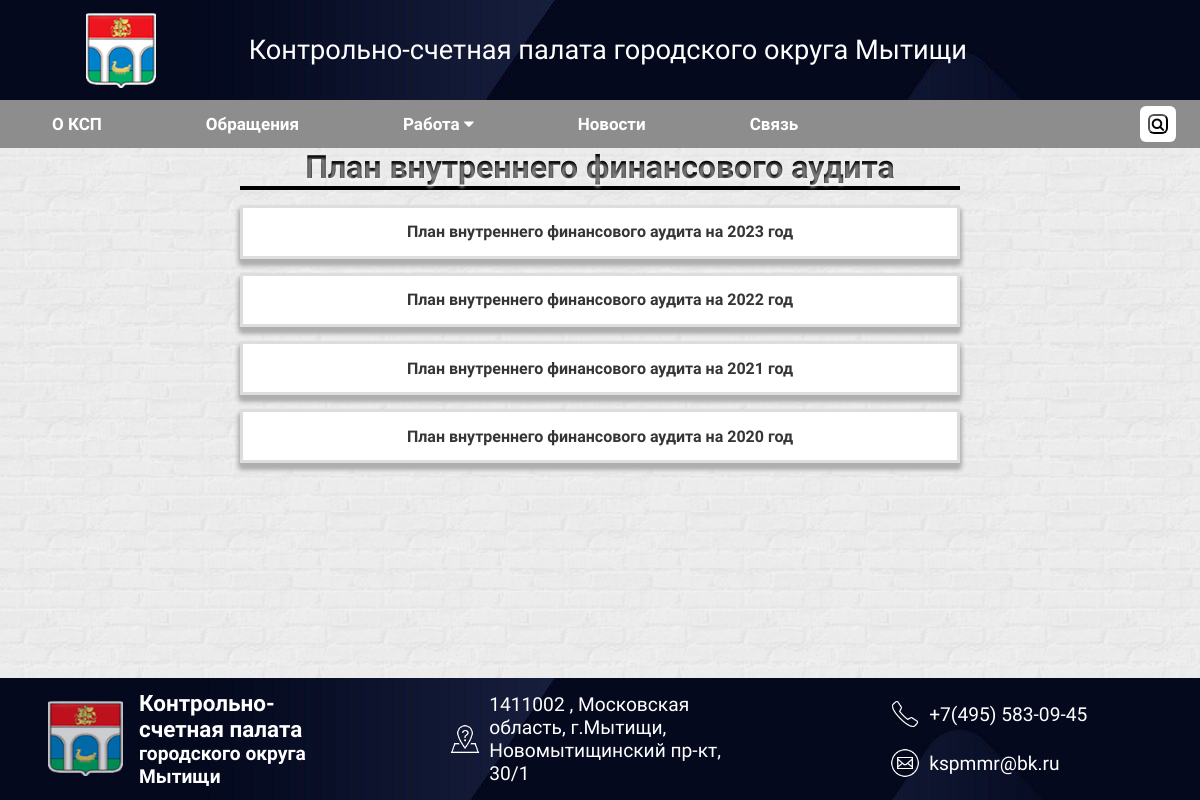
The app's page /activities/plan-of-audits/ with its own data.
### news/models.py (models this page shows, shortened)
class Activities(models.Model):
    title = models.CharField(max_length=500, unique=True, verbose_name='Название')
    document = models.FileField(upload_to='activities/', validators=[FileExtensionValidator(allowed_extensions=['doc', 'docx', 'pdf'])], verbose_name='Документ', blank=True, null=True, max_length=255)
    created_at = models.DateTimeField(null=True, blank=True, verbose_name='Дата')
    status = models.IntegerField(choices=TYPE_2, default=0, verbose_name='Тип документа')
    class Meta:
        verbose_name = 'Деятельность'
        verbose_name_plural = 'Деятельность'
        ordering = ['-created_at']

### news/views.py (the view)
# urls.py: path('activities/plan-of-audits/', views.activities_audit_main_list, name='audit'),
def activities_audit_main_list(request):
    audit_activities = Activities.objects.filter(status=10).order_by('-created_at')
    context = {
        'documents' : audit_activities
    }
    return render(request, 'audit.html', context)

### templates/audit.html (shortened to what this page needs)
{% extends 'base.html' %}
{% block content %}
<div class="regular-documents-container">
    <div class="reg-docs-cont">
        <div class="obr"><h1>План внутреннего финансового аудита</h1></div>
        {% for document in documents %}
            <div class="reg-docs-one-cont">
                <a class="reg-docs-link" href="{% url 'activities-view' activities_id=document.id %}">{{ document.title }}</a>
            </div>
        {% endfor %}
    </div>
</div>
{% endblock content %}

### static/styles/feedback.css (style rules this page uses)
.obr { display: flex; border-bottom: 4px solid black; justify-content: center; background-color: #000000; -webkit-background-clip: text; -moz-background-clip: text; background-clip: text; color: transparent; text-shadow: rgba(255,255,255,0.5) 0px 3px 3px; }

### static/styles/main.css (style rules this page uses)
* { margin: 0%; padding: 0%; font-family: 'Arsenal', sans-serif; }
html { height: 100%; }
body { background: url(/static/img/white-brick.png); background-color: rgb(201, 201, 201); background-size: 15%; background-position: center; background-repeat: repeat; display: flex; flex-direction: column; min-height: 100vh; }

### static/styles/search_result_list.css (style rules this page uses)
a { text-decoration: none; }

### static/styles/documents.css (style rules this page uses)
.regular-documents-container { width: 100%; display:flex; justify-content: center; align-items: center; text-align: center; overflow: auto; }
.reg-docs-cont { width: 60%; }
.reg-docs-link { text-decoration: none; color:rgb(53, 53, 53); font-weight: bold; }
.reg-docs-one-cont { margin-top: 2%; margin-bottom: 2%; border-style: solid; border-color: rgb(221, 221, 224); background-color: white; padding: 2% 4% 2% 4%; box-shadow: 0 5px 5px #afafaf, 0 5px 5px #afafaf, 0 5px 5px #afafaf; }

### records on screen
Activities: title "План внутреннего финансового аудита на 2023 год"
Activities: title "План внутреннего финансового аудита на 2022 год"
Activities: title "План внутреннего финансового аудита на 2021 год"
Activities: title "План внутреннего финансового аудита на 2020 год"
